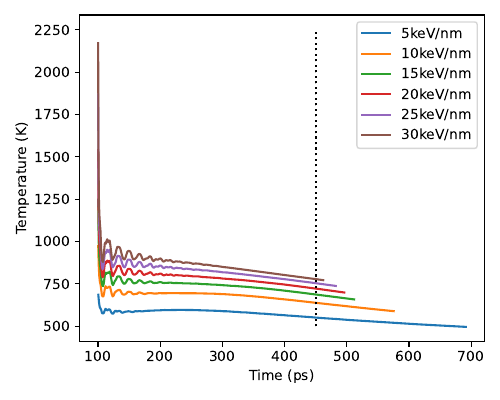

Generate this figure with Python:
#!/usr/bin/env python

import sys
import matplotlib.pyplot as plt

files = sys.argv[1:]

plt.figure(figsize=(5,4))

for file in files:
    with open(file) as f:
        l = f.readlines()

    l = l[2:]
    l_time = []
    l_temp = []
    l_resol = []
    for line in l:
        tmp = line.split()
        l_time.append(float(tmp[2]))
        l_temp.append(float(tmp[3]))
        l_resol.append(round(float(tmp[-1])))

    energy = file[file.find('ang')+3:file.find('pnm')] + '/nm'
    plt.plot(l_time, l_temp, label=energy)
    plt.vlines(x=450, ymin=500, ymax=2250, ls='dotted', colors='black')
    #plt.hlines(y=800, xmin=100, xmax=550, ls='dotted', colors='black')

plt.xlabel('Time (ps)')
plt.ylabel('Temperature (K)')
#plt.xlim(100, 1000)

plt.legend()
plt.tight_layout()
plt.savefig('temp_time.pdf')
